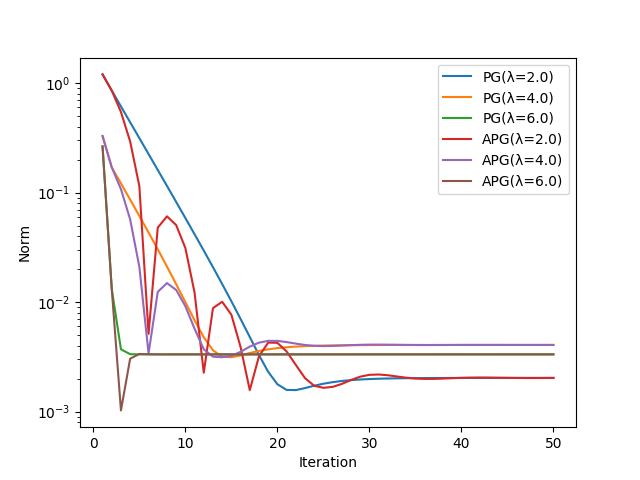

Here is the Python script that generated this plot:
import numpy as np
import matplotlib.pyplot as plt

def L1(w):
    sum = 0
    for i in w:
        sum += np.abs(i)
    return sum

def ST(q, C):
    n = len(q)
    res = np.zeros(n)
    for i in range(n):
        if(q[i] >= C):
            res[i] = q[i]-C
        elif(q[i] <= -C):
            res[i] = q[i]+C
    return res

def proximal_gradient(w, g, eta, lam, w_t, max=50):
    line_height = np.zeros(max)
    print("repeat count, error")

    for i in range(max):
        w = ST(w-(g(w)*eta),lam*eta)
        err = np.linalg.norm(w_t-w)
        print("{0}, {1}".format(i+1,err))
        line_height[i] = err
            
    return line_height

def accelerated_proximal_gradient(w, g, eta, lam, w_t, max=50):
    print("repeat count, error")
    line_height = np.zeros(max)
    s = 1.
    v = w
    for i in range(max):
        w1=ST(v-(g(v)*eta),lam*eta)
        
        err = np.linalg.norm(w_t-w1)
        print("{0}, {1}".format(i+1,err))
        line_height[i] = err

        s1=(1+np.sqrt(1+4*s*s))/2.
        qt = (s-1)/s1
        s=s1

        v=w1+qt*(w1-w)
        w=w1
            
    return line_height

def exam1():
    eta = 1/(4+np.sqrt(5))
    w = np.array([3,-1])
    A = np.array([[3,0.5],[0.5,1]])
    mu = np.array([1,2])
    g = lambda w:2*np.dot(A, w-mu)
    LAMBDAS = [2., 4., 6.]
    W_OPTS = np.array([[0.82, 1.09], [0.64, 0.18], [0.33, 0]])

    for i in range(0,3):
        lam = LAMBDAS[i]
        w_t = W_OPTS[i]
        line = proximal_gradient(w,g,eta,lam,w_t)
        plt.plot(np.array([i+1 for i in range(max)]), line)
        plt.semilogy()
        plt.xlabel('Iteration')
        plt.ylabel('Norm')
        plt.savefig('problem2_1_{0}.png'.format(i+1))
        plt.clf()

def exam2():
    eta = 1/(4+np.sqrt(5))
    w = np.array([3,-1])
    A = np.array([[3,0.5],[0.5,1]])
    mu = np.array([1,2])
    g = lambda w:2*np.dot(A, w-mu)
    LAMBDAS = [2., 4., 6.]
    W_OPTS = np.array([[0.82, 1.09], [0.64, 0.18], [0.33, 0]])

    for i in range(0,3):
        lam = LAMBDAS[i]
        w_t = W_OPTS[i]
        line = accelerated_proximal_gradient(w,g,eta,lam,w_t)
        plt.plot(np.array([i+1 for i in range(max)]), line)
        plt.semilogy()
        plt.xlabel('Iteration')
        plt.ylabel('Norm')
        plt.savefig('problem2_1_{0}.png'.format(i+1))
        plt.clf()

def compare():
    eta = 1/(4+np.sqrt(5))
    w = np.array([3,-1])
    A = np.array([[3,0.5],[0.5,1]])
    mu = np.array([1,2])
    g = lambda w:2*np.dot(A, w-mu)
    max=50
    LAMBDAS = [2., 4., 6.]
    W_OPTS = np.array([[0.82, 1.09], [0.64, 0.18], [0.33, 0]])
    lines = []
    for i in range(0,3):
        lam = LAMBDAS[i]
        w_t = W_OPTS[i]
        lines.append(plt.plot(np.array([j+1 for j in range(max)]), proximal_gradient(w,g,eta,lam,w_t), label='PG(λ={0})'.format(lam)))
    
    for i in range(0,3):
        lam = LAMBDAS[i]
        w_t = W_OPTS[i]
        lines.append(plt.plot(np.array([j+1 for j in range(max)]), accelerated_proximal_gradient(w,g,eta,lam,w_t),label='APG(λ={0})'.format(lam)))
  
    plt.legend()
    plt.semilogy()
    plt.xlabel('Iteration')
    plt.ylabel('Norm')
    plt.savefig('problem2.png')
    plt.clf()


#exam1()
#exam2()
compare()